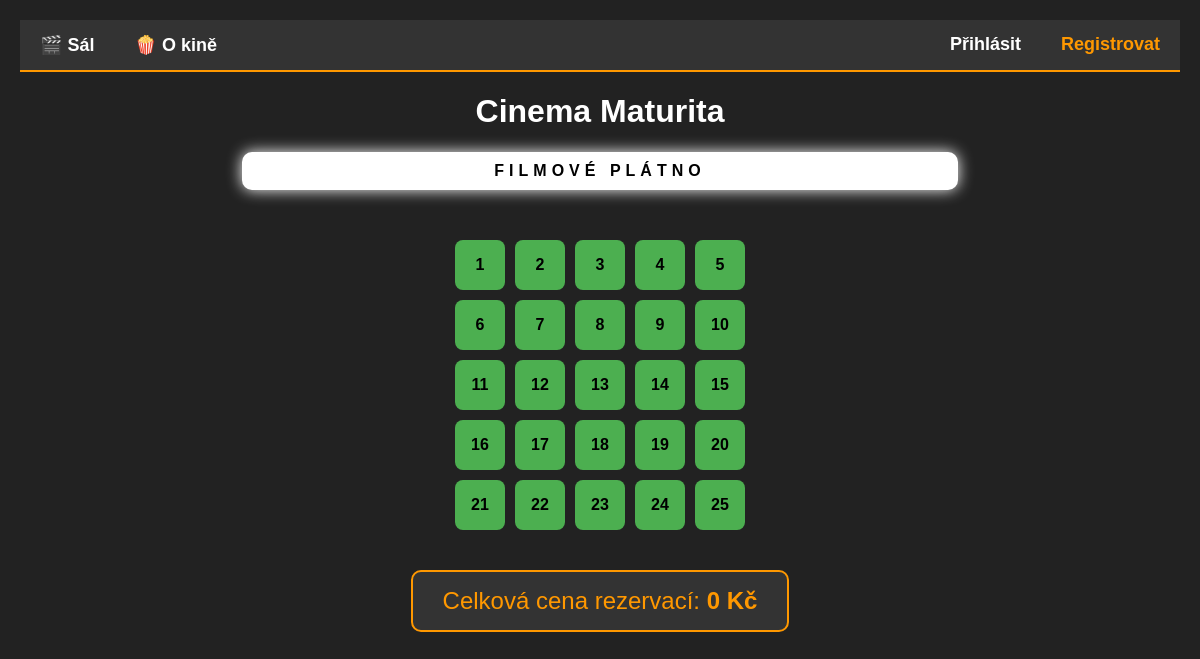
The page / on the database its author committed.
### app.py (models this page shows)
class Sedacka(db.Model):
    id = db.Column(db.Integer, primary_key=True)
    cislo = db.Column(db.Integer, unique=True)
    obsazeno = db.Column(db.Boolean, default=False)
    vlastnik = db.Column(db.String(100), nullable=True)

### app.py (the view)
@app.route("/")
def domovska_stranka():
    sedacky_z_db = Sedacka.query.all()
    pocet_obsazenych = Sedacka.query.filter_by(obsazeno=True).count()
    celkova_cena = pocet_obsazenych * 150
    prihlaseny_uzivatel = session.get("uzivatel")
    return render_template("index.html", sedacky=sedacky_z_db, celkova_cena=celkova_cena, prihlaseny_uzivatel=prihlaseny_uzivatel)

### templates/index.html (shortened to what this page needs)
{% extends "base.html" %}
{% block obsah %}
    <h1>Cinema Maturita</h1>
    <div class="platno">FILMOVÉ PLÁTNO</div>
    <div class="sal">
        {% for sedacka in sedacky %}
            {% if sedacka.obsazeno %}
                <a href="/rezervace/{{ sedacka.cislo }}" class="sedacka obsazeno" title="Rezervoval: {{ sedacka.vlastnik if sedacka.vlastnik else 'Neznámý' }}">{{ sedacka.cislo }}</a>
            {% else %}
                <a href="/rezervace/{{ sedacka.cislo }}" class="sedacka" title="Volno">{{ sedacka.cislo }}</a>
            {% endif %}
        {% endfor %}
    </div>
    <div class="pokladna">
        Celková cena rezervací: <strong>{{ celkova_cena }} Kč</strong>
    </div>
{% endblock %}

### static/style.css (style rules this page uses)
body { background-color: #222; color: white; font-family: Arial, sans-serif; text-align: center; margin: 0; padding: 20px; }
.platno { background-color: white; color: black; padding: 10px; margin: 20px auto; width: 60%; border-radius: 10px; box-shadow: 0 0 15px white; font-weight: bold; letter-spacing: 5px; }
.sal { display: grid; grid-template-columns: repeat(5, 50px); gap: 10px; justify-content: center; margin-top: 50px; }
.sedacka { width: 50px; height: 50px; background-color: #4CAF50; border-radius: 8px; cursor: pointer; display: flex; align-items: center; justify-content: center; color: black; font-weight: bold; text-decoration: none; }
.pokladna { margin-top: 40px; font-size: 24px; background-color: #333; display: inline-block; padding: 15px 30px; border-radius: 10px; border: 2px solid #ff9800; color: #ff9800; }

### rows shown on the page
Sedacka: cislo "1"
Sedacka: cislo "2"
Sedacka: cislo "3"
Sedacka: cislo "4"
Sedacka: cislo "5"
Sedacka: cislo "6"
Sedacka: cislo "7"
Sedacka: cislo "8"
Sedacka: cislo "9"
Sedacka: cislo "10"
Sedacka: cislo "11"
Sedacka: cislo "12"
Sedacka: cislo "13"
Sedacka: cislo "14"
Sedacka: cislo "15"
Sedacka: cislo "16"
Sedacka: cislo "17"
Sedacka: cislo "18"
Sedacka: cislo "19"
Sedacka: cislo "20"
Sedacka: cislo "21"
Sedacka: cislo "22"
Sedacka: cislo "23"
Sedacka: cislo "24"
Sedacka: cislo "25"

### other values the page prints
{{ celkova_cena }} "0"
